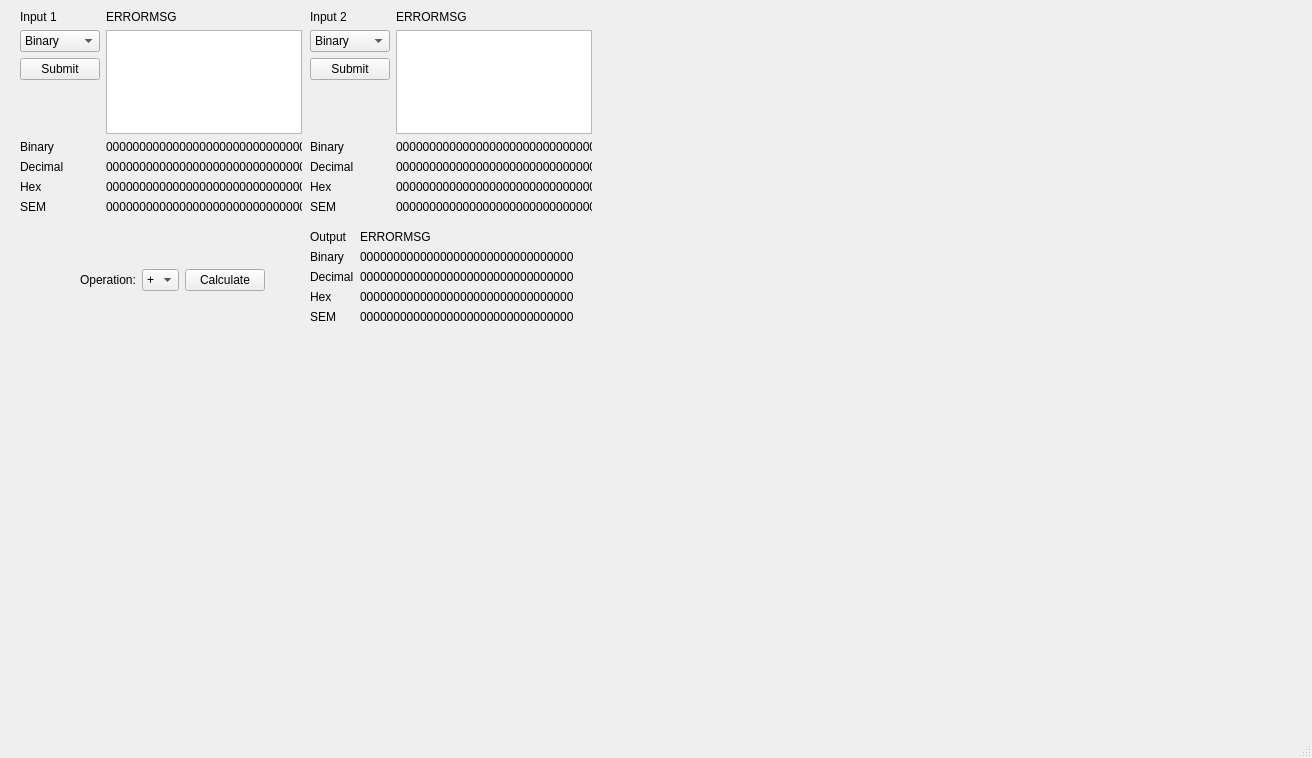
<?xml version="1.0" encoding="UTF-8"?>
<ui version="4.0">
 <class>MainWindow</class>
 <widget class="QMainWindow" name="MainWindow">
  <property name="geometry">
   <rect>
    <x>0</x>
    <y>0</y>
    <width>1312</width>
    <height>758</height>
   </rect>
  </property>
  <property name="windowTitle">
   <string>MainWindow</string>
  </property>
  <widget class="QWidget" name="centralwidget">
   <widget class="QWidget" name="formLayoutWidget">
    <property name="geometry">
     <rect>
      <x>20</x>
      <y>10</y>
      <width>282</width>
      <height>204</height>
     </rect>
    </property>
    <layout class="QFormLayout" name="input1Layout">
     <item row="0" column="0">
      <widget class="QLabel" name="input1MasterLabel">
       <property name="text">
        <string>Input 1</string>
       </property>
      </widget>
     </item>
     <item row="2" column="0">
      <widget class="QLabel" name="input1BinaryLabel">
       <property name="text">
        <string>Binary</string>
       </property>
      </widget>
     </item>
     <item row="2" column="1">
      <widget class="QLabel" name="input1BinaryDisplay">
       <property name="text">
        <string>00000000000000000000000000000000</string>
       </property>
      </widget>
     </item>
     <item row="3" column="0">
      <widget class="QLabel" name="input1DecimalLabel">
       <property name="text">
        <string>Decimal</string>
       </property>
      </widget>
     </item>
     <item row="3" column="1">
      <widget class="QLabel" name="input1DecimalDisplay">
       <property name="text">
        <string>00000000000000000000000000000000</string>
       </property>
      </widget>
     </item>
     <item row="4" column="0">
      <widget class="QLabel" name="input1HexLabel">
       <property name="text">
        <string>Hex</string>
       </property>
      </widget>
     </item>
     <item row="4" column="1">
      <widget class="QLabel" name="input1HexDisplay">
       <property name="text">
        <string>00000000000000000000000000000000</string>
       </property>
      </widget>
     </item>
     <item row="5" column="0">
      <widget class="QLabel" name="input1SEMLabel">
       <property name="text">
        <string>SEM</string>
       </property>
      </widget>
     </item>
     <item row="5" column="1">
      <widget class="QLabel" name="input1SEMDisplay">
       <property name="text">
        <string>00000000000000000000000000000000</string>
       </property>
      </widget>
     </item>
     <item row="0" column="1">
      <widget class="QLabel" name="input1ErrorDisplay">
       <property name="text">
        <string>ERRORMSG</string>
       </property>
      </widget>
     </item>
     <item row="1" column="1">
      <widget class="QPlainTextEdit" name="input1PlainTextEdit"/>
     </item>
     <item row="1" column="0">
      <layout class="QVBoxLayout" name="verticalLayout">
       <item>
        <widget class="QComboBox" name="input1FormatSelector">
         <item>
          <property name="text">
           <string>Binary</string>
          </property>
         </item>
         <item>
          <property name="text">
           <string>Decimal</string>
          </property>
         </item>
         <item>
          <property name="text">
           <string>Hex</string>
          </property>
         </item>
         <item>
          <property name="text">
           <string>SEM</string>
          </property>
         </item>
        </widget>
       </item>
       <item>
        <widget class="QPushButton" name="input1SubmitButton">
         <property name="text">
          <string>Submit</string>
         </property>
        </widget>
       </item>
      </layout>
     </item>
    </layout>
   </widget>
   <widget class="QWidget" name="formLayoutWidget_2">
    <property name="geometry">
     <rect>
      <x>310</x>
      <y>10</y>
      <width>282</width>
      <height>204</height>
     </rect>
    </property>
    <layout class="QFormLayout" name="input2Layout">
     <item row="0" column="0">
      <widget class="QLabel" name="input2MasterLabel">
       <property name="text">
        <string>Input 2</string>
       </property>
      </widget>
     </item>
     <item row="2" column="0">
      <widget class="QLabel" name="input2BinaryLabel">
       <property name="text">
        <string>Binary</string>
       </property>
      </widget>
     </item>
     <item row="2" column="1">
      <widget class="QLabel" name="input2BinaryDisplay">
       <property name="text">
        <string>00000000000000000000000000000000</string>
       </property>
      </widget>
     </item>
     <item row="3" column="0">
      <widget class="QLabel" name="input2DecimalLabel">
       <property name="text">
        <string>Decimal</string>
       </property>
      </widget>
     </item>
     <item row="3" column="1">
      <widget class="QLabel" name="input2DecimalDisplay">
       <property name="text">
        <string>00000000000000000000000000000000</string>
       </property>
      </widget>
     </item>
     <item row="4" column="0">
      <widget class="QLabel" name="input2HexLabel">
       <property name="text">
        <string>Hex</string>
       </property>
      </widget>
     </item>
     <item row="4" column="1">
      <widget class="QLabel" name="input2HexDisplay">
       <property name="text">
        <string>00000000000000000000000000000000</string>
       </property>
      </widget>
     </item>
     <item row="5" column="0">
      <widget class="QLabel" name="input2SEMLabel">
       <property name="text">
        <string>SEM</string>
       </property>
      </widget>
     </item>
     <item row="5" column="1">
      <widget class="QLabel" name="input2SEMDisplay">
       <property name="text">
        <string>00000000000000000000000000000000</string>
       </property>
      </widget>
     </item>
     <item row="0" column="1">
      <widget class="QLabel" name="input2ErrorDisplay">
       <property name="text">
        <string>ERRORMSG</string>
       </property>
      </widget>
     </item>
     <item row="1" column="1">
      <widget class="QPlainTextEdit" name="input2PlainTextEdit"/>
     </item>
     <item row="1" column="0">
      <layout class="QVBoxLayout" name="verticalLayout_2">
       <item>
        <widget class="QComboBox" name="input2FormatSelector">
         <item>
          <property name="text">
           <string>Binary</string>
          </property>
         </item>
         <item>
          <property name="text">
           <string>Decimal</string>
          </property>
         </item>
         <item>
          <property name="text">
           <string>Hex</string>
          </property>
         </item>
         <item>
          <property name="text">
           <string>SEM</string>
          </property>
         </item>
        </widget>
       </item>
       <item>
        <widget class="QPushButton" name="input2SubmitButton">
         <property name="text">
          <string>Submit</string>
         </property>
        </widget>
       </item>
      </layout>
     </item>
    </layout>
   </widget>
   <widget class="QWidget" name="formLayoutWidget_3">
    <property name="geometry">
     <rect>
      <x>310</x>
      <y>230</y>
      <width>271</width>
      <height>111</height>
     </rect>
    </property>
    <layout class="QFormLayout" name="outputLayout">
     <item row="0" column="0">
      <widget class="QLabel" name="outputMasterLabel">
       <property name="text">
        <string>Output</string>
       </property>
      </widget>
     </item>
     <item row="0" column="1">
      <widget class="QLabel" name="outputErrorDisplay">
       <property name="text">
        <string>ERRORMSG</string>
       </property>
      </widget>
     </item>
     <item row="1" column="0">
      <widget class="QLabel" name="outputBinaryLabel">
       <property name="text">
        <string>Binary</string>
       </property>
      </widget>
     </item>
     <item row="1" column="1">
      <widget class="QLabel" name="outputBinaryDisplay">
       <property name="text">
        <string>00000000000000000000000000000000</string>
       </property>
      </widget>
     </item>
     <item row="2" column="0">
      <widget class="QLabel" name="outputDecimalLabel">
       <property name="text">
        <string>Decimal</string>
       </property>
      </widget>
     </item>
     <item row="2" column="1">
      <widget class="QLabel" name="outputDecimalDisplay">
       <property name="text">
        <string>00000000000000000000000000000000</string>
       </property>
      </widget>
     </item>
     <item row="3" column="0">
      <widget class="QLabel" name="outputHexLabel">
       <property name="text">
        <string>Hex</string>
       </property>
      </widget>
     </item>
     <item row="3" column="1">
      <widget class="QLabel" name="outputHexDisplay">
       <property name="text">
        <string>00000000000000000000000000000000</string>
       </property>
      </widget>
     </item>
     <item row="4" column="0">
      <widget class="QLabel" name="outputSEMLabel">
       <property name="text">
        <string>SEM</string>
       </property>
      </widget>
     </item>
     <item row="4" column="1">
      <widget class="QLabel" name="outputSEMDisplay">
       <property name="text">
        <string>00000000000000000000000000000000</string>
       </property>
      </widget>
     </item>
    </layout>
   </widget>
   <widget class="QWidget" name="horizontalLayoutWidget">
    <property name="geometry">
     <rect>
      <x>80</x>
      <y>240</y>
      <width>185</width>
      <height>80</height>
     </rect>
    </property>
    <layout class="QHBoxLayout" name="operationLayout">
     <item>
      <widget class="QLabel" name="operationLabel">
       <property name="text">
        <string>Operation:</string>
       </property>
      </widget>
     </item>
     <item>
      <widget class="QComboBox" name="operationSelectorComboBox">
       <item>
        <property name="text">
         <string>+</string>
        </property>
       </item>
       <item>
        <property name="text">
         <string>-</string>
        </property>
       </item>
       <item>
        <property name="text">
         <string>*</string>
        </property>
       </item>
      </widget>
     </item>
     <item>
      <widget class="QPushButton" name="operationSubmitButton">
       <property name="text">
        <string>Calculate</string>
       </property>
      </widget>
     </item>
    </layout>
   </widget>
  </widget>
  <widget class="QMenuBar" name="menubar">
   <property name="geometry">
    <rect>
     <x>0</x>
     <y>0</y>
     <width>1312</width>
     <height>21</height>
    </rect>
   </property>
  </widget>
  <widget class="QStatusBar" name="statusbar"/>
 </widget>
 <resources/>
 <connections/>
</ui>
